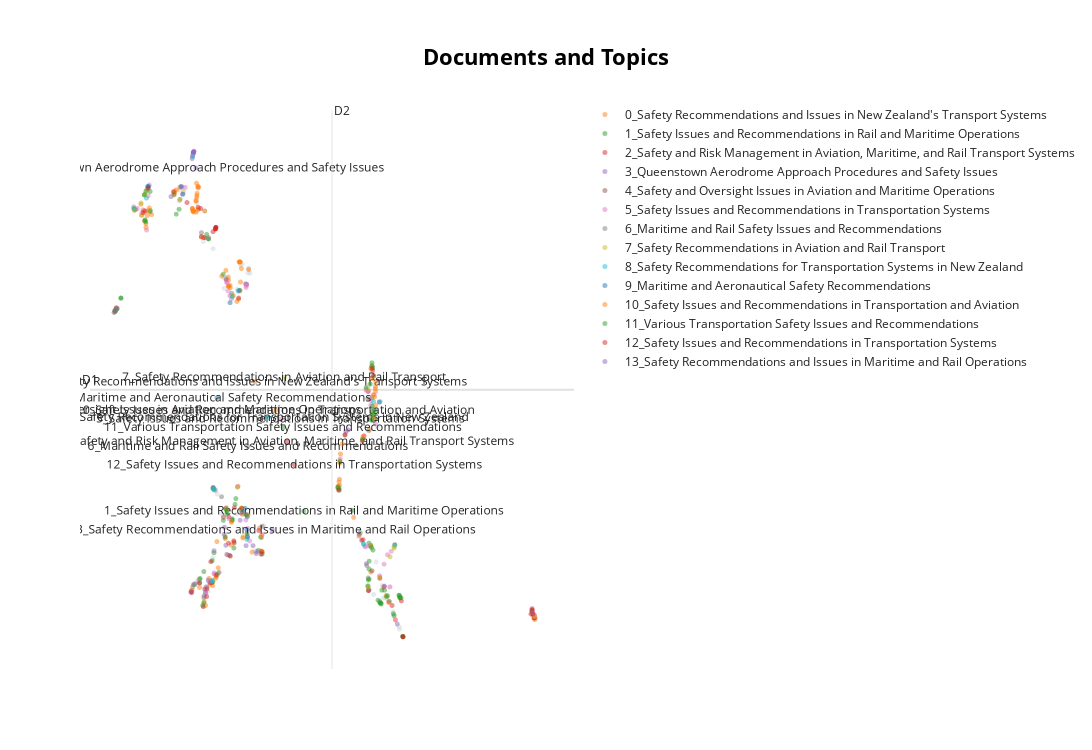

Here is the notebook cell this chart was saved with:
### Code cell
make_visualization(updated_rows[0]['model'], updated_rows[0]['embedding_df'])
